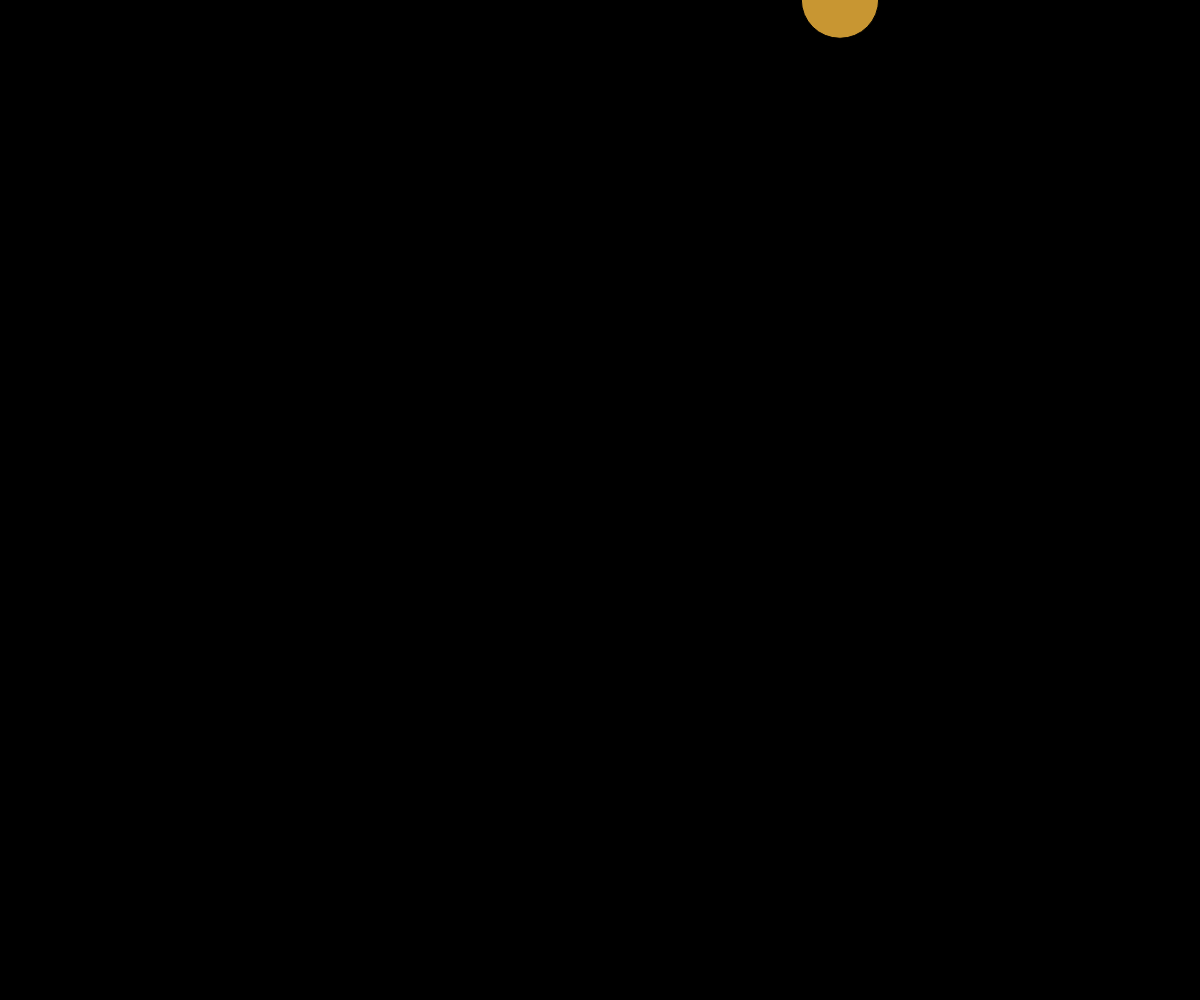
Frame 1 (no input)
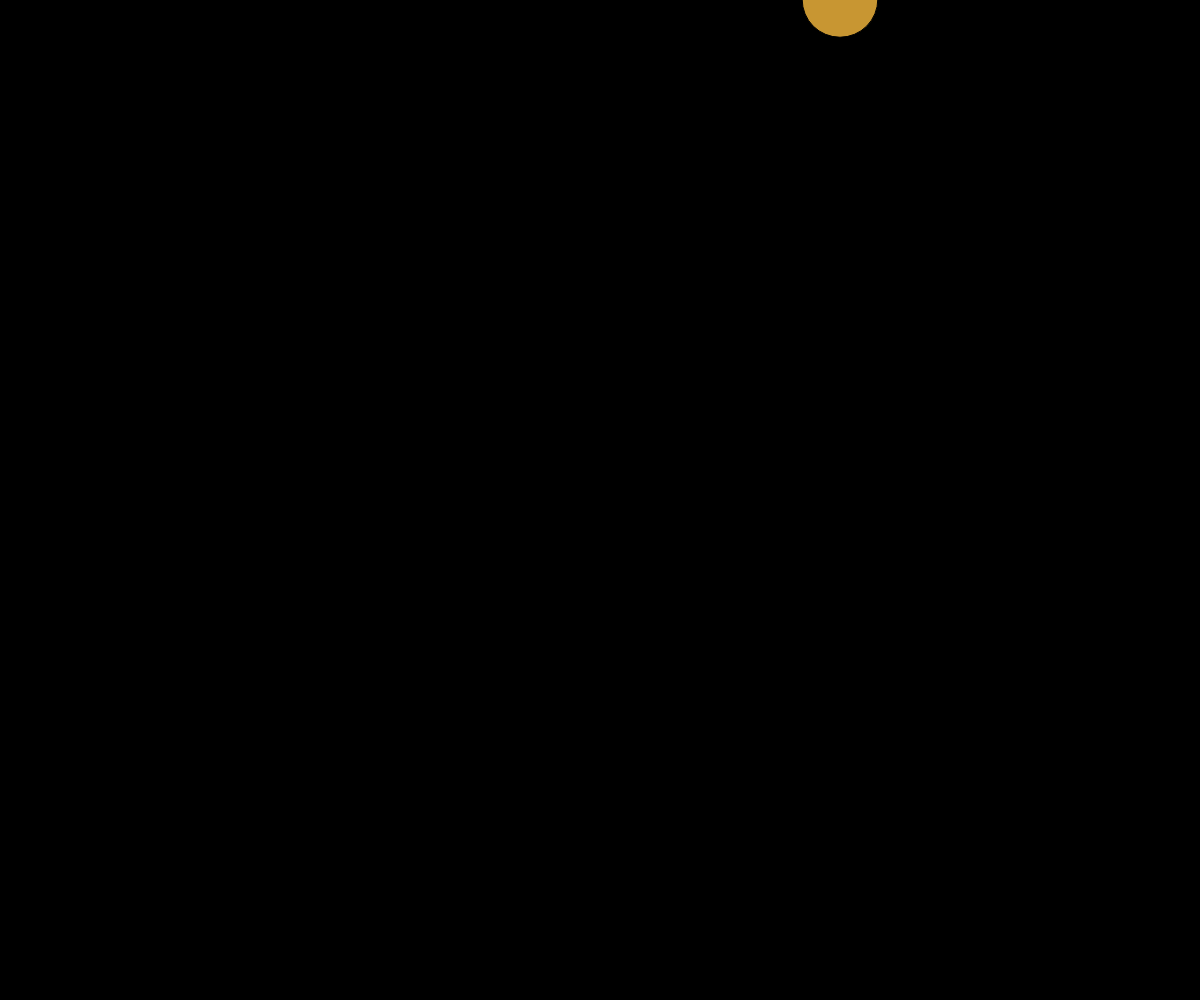
Frame 60 (no input)
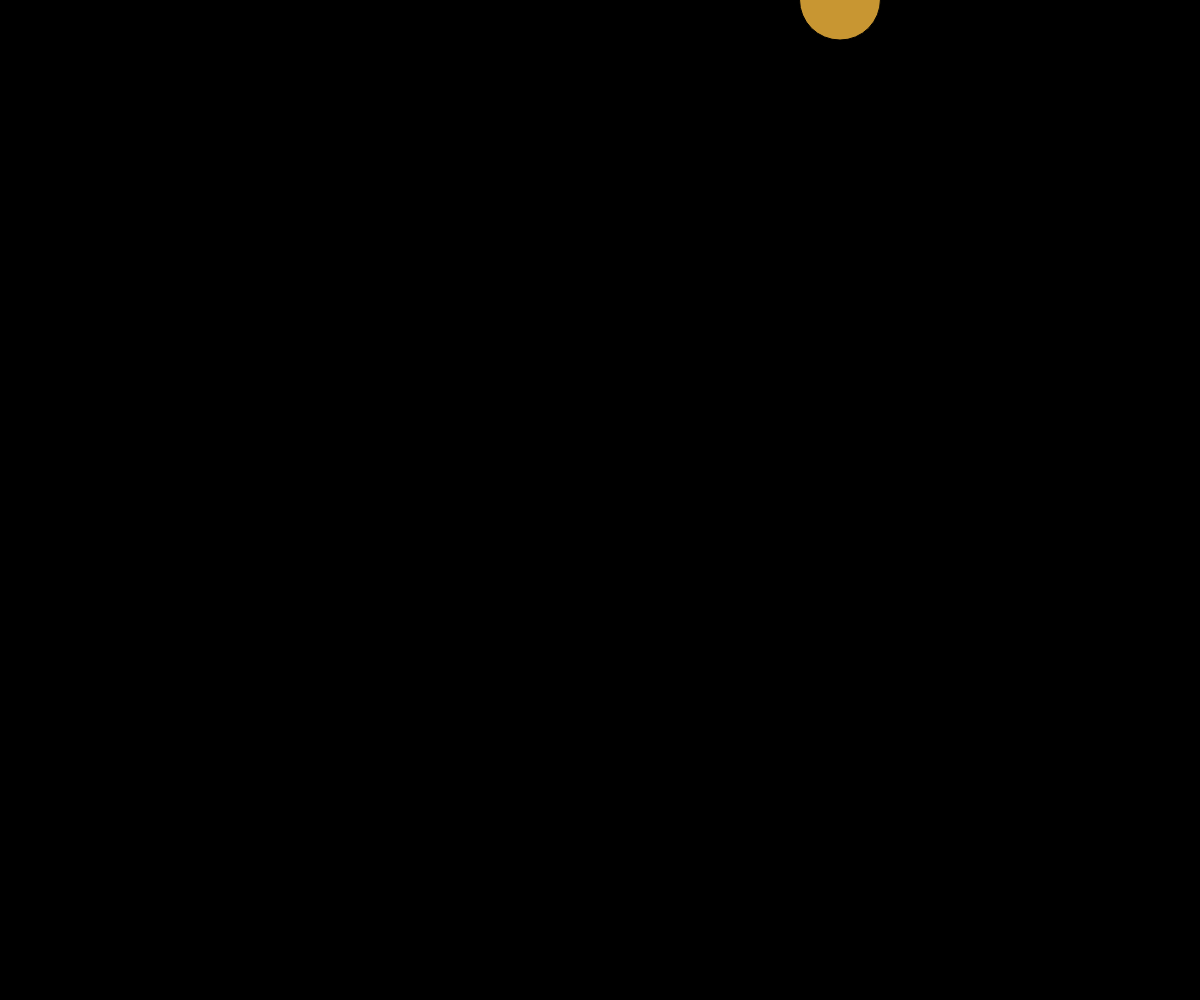
Frame 120 (the mouse pressed at the canvas centre since frame 60)

The p5.js sketch that drew these frames (run headless with seeded random() and noise() and a simulated clock; from frame 60 on, the mouse is pressed at the canvas centre):

// p5.js sketch
// ── sketch.js
// random vs noise
// ryder martin
// 2/27/2026
//looking at unpredictability, speciffically the differnce between uniformely distrubuted numbers and perlin noise

//global variables
// let seed;
let d1, d2;
let minSize = 5; let maxSize = 200;
let x1, x2, y, y2

// variables for using noise
let noiseTime = 5;
let noiseSpeed = 0.005;
let yNoiseTime = 10, yNoiseSpeed = 0.1;
//noise speed controls how connected the randm noise values are

let ySpeed = 1;

function setup() {
  createCanvas(windowWidth, windowHeight);
  x1 = width * 0.3; y1 = height * 0.5; x2 = width * 0.7; y2 = height * 0.5;
  // frameRate(3);
  // seed = random(1,100);
}

function draw() {
  background(0);
  // randomSeed(seed);
  // stars();
  // randomCircle();
  ySpeed = noise(yNoiseTime);
  ySpeed = map(ySpeed,0,1,-5,5);
  y2 = ySpeed;
  yNoiseTime += yNoiseSpeed;
  noiseCircle();
}

function stars() {
  //use random to generate 100 stars
  fill(255);
  for (let i = 0; i < 100; i++) {
    let x = random(0, width);
    let y = random(0, height);
    circle(x, y, 3);
  }

}

function randomCircle() {
  //draw a fixed circle with randomly changing diameter
  fill("orange");
  d1 = random(minSize, maxSize);
  circle(x1,y1,d1);
}

function noiseCircle(){
  //draw a fixed circle with randomly changing but smooth diameter
  fill(200,150,50);
  d2 = noise(noiseTime);//yields value between 0 and 1
  d2 = map(d2,0,1,minSize, maxSize);
  circle(x2,y2,d2);
  noiseTime += noiseSpeed;
}
